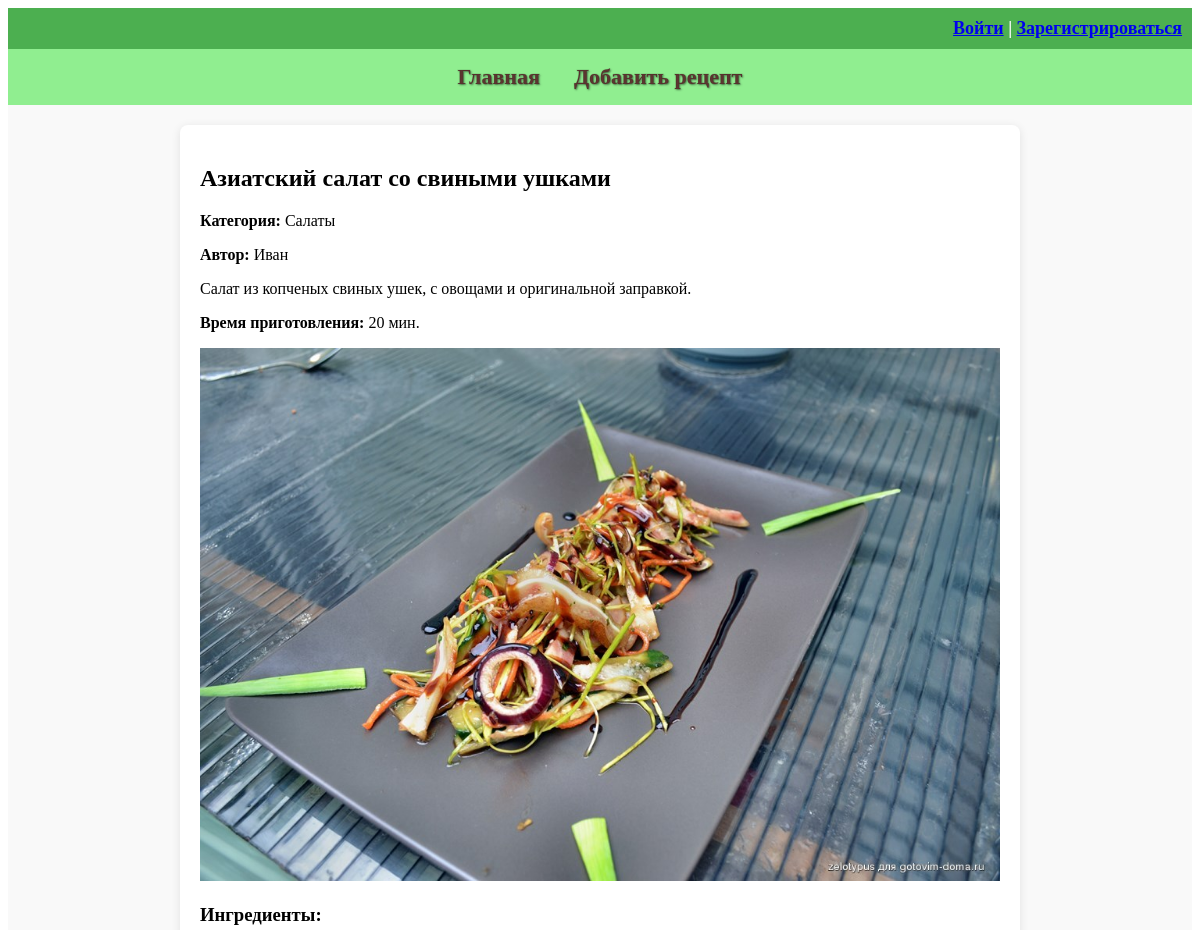
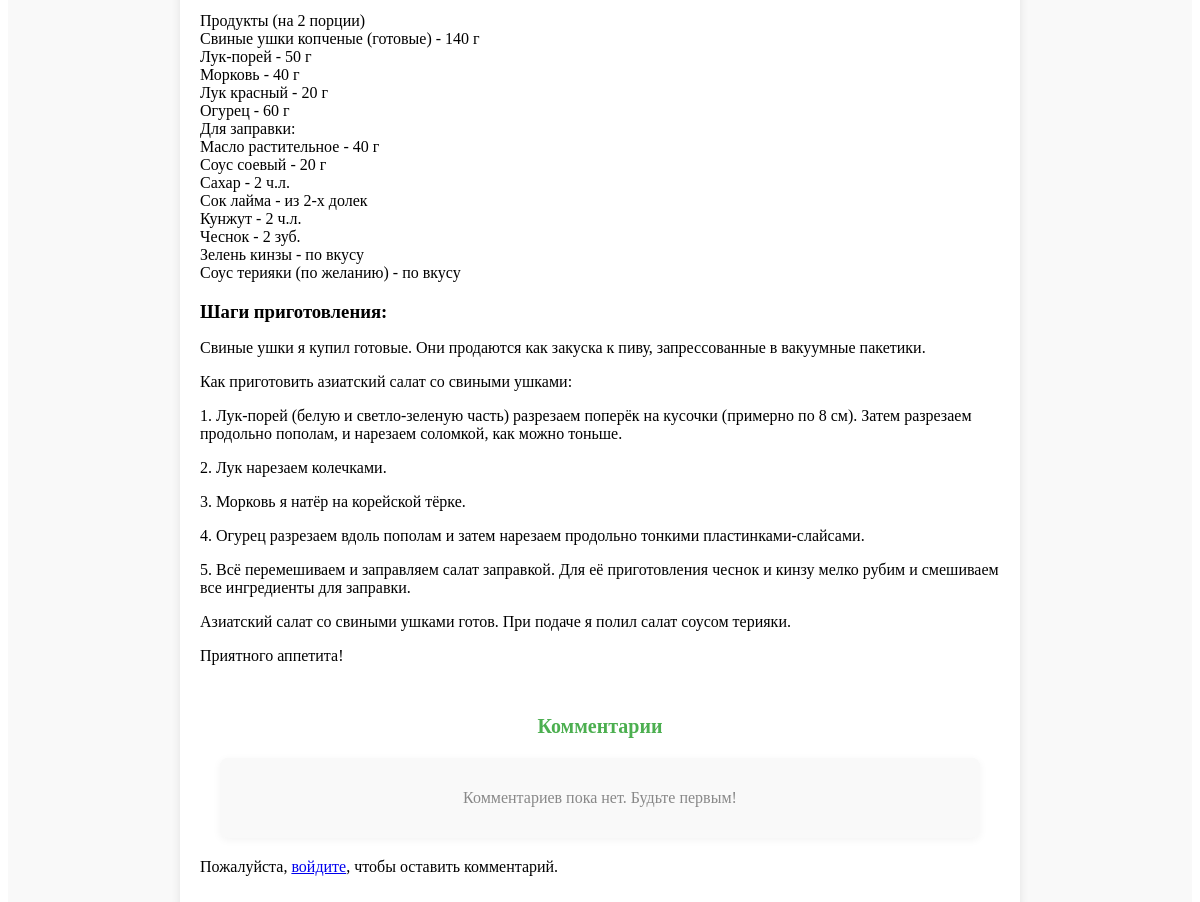
The app's page /recipe/27/ with its own data (2 pictures, top to bottom).
### recipe_app/models.py (models this page shows, shortened)
class Recipe(models.Model):
    title = models.CharField(max_length=100, verbose_name="Название блюда")  # Название рецепта
    description = models.TextField(verbose_name="Описание")  # Описание рецепта
    preparation_steps = models.TextField(verbose_name="Шаги приготовления")  # Шаги приготовления блюда
    preparation_time = models.PositiveIntegerField(verbose_name="Время приготовления в минутах")  # Время приготовления в минутах
    image = models.ImageField(upload_to='recipes/images/', verbose_name="Добавьте фото")  # Изображение рецепта
    author = models.ForeignKey(User, on_delete=models.CASCADE, verbose_name="Автор")  # Автор рецепта (связь с пользователем)
    categories = models.ManyToManyField(Category, through='RecipeCategory', verbose_name="Категория")  # Категории, связанные с рецептом через промежуточную модель
    ingredients = models.TextField(blank=True, null=True, verbose_name="Ингредиенты")  # Ингредиенты для рецепта, можно оставить пустым

class Category(models.Model):
    name = models.CharField(max_length=50)  # Поле для хранения имени категории, максимальная длина 50 символов

### recipe_app/views.py (the view, shortened to what this page needs)
# urls.py: path('recipe/<int:recipe_id>/', recipe_detail, name='recipe_detail'),  # Страница отдельного рецепта, в URL передается ID рецепта
def recipe_detail(request, recipe_id):
    recipe = get_object_or_404(Recipe, id=recipe_id)  # Получаем рецепт по ID или 404, если не найден
    comments = recipe.comments.order_by('-created_at')  # Получаем все комментарии к рецепту и сортируем по дате
    form = CommentForm()  # Создаем форму для нового комментария
    return render(request, 'recipes/recipe_detail.html', {'recipe': recipe, 'comments': comments, 'form': form}) # Отображаем рецепт с комментариями

### recipe_app/templates/recipes/recipe_detail.html (shortened to what this page needs)
{% extends 'base.html' %}
{% block content %}
<h2>{{ recipe.title }}</h2>
<p><strong>Категория:</strong>
    {% for category in recipe.categories.all %}
    {{ category.name }}{% if not forloop.last %}, {% endif %}
    {% endfor %}
</p>
<p><strong>Автор:</strong>
    {{ recipe.author.username }}
</p>
<p>{{ recipe.description }}</p>
<p><strong>Время приготовления:</strong> {{ recipe.preparation_time }} мин.</p>
<img src="{{ recipe.image.url }}" alt="{{ recipe.title }}">
{% if recipe.ingredients %}
<h3>Ингредиенты:</h3>
<p>{{ recipe.ingredients|linebreaks }}</p>
{% endif %}
<h3>Шаги приготовления:</h3>
<p>{{ recipe.preparation_steps|linebreaks }}</p>
<h2 class="comments-title">Комментарии</h2>
<div class="comments-container">
    {% for comment in comments %}
        <div class="comment">
            <p class="comment-author"><strong>{{ comment.author }}:</strong></p>
            <p class="comment-text">{{ comment.text }}</p>
            <p class="comment-date"><small>{{ comment.created_at }}</small></p>
        </div>
    {% empty %}
        <p class="no-comments">Комментариев пока нет. Будьте первым!</p>
    {% endfor %}
</div>
{% if user.is_authenticated %}
    <form method="post" class="comment-form">
        {% csrf_token %}
        <div>
            {{ form.as_p }}
        </div>
        <button type="submit" class="submit-comment-button">Отправить</button>
    </form>
{% else %}
    <p>Пожалуйста, <a href="{% url 'login' %}">войдите</a>, чтобы оставить комментарий.</p>
{% endif %}
{% endblock %}

### recipe_app/static/styles.css (style rules this page uses)
h3 { margin-bottom: 10px; }
img { max-width: 100%; height: auto; }
.comments-container { margin: 20px; padding: 15px; background-color: #f9f9f9; border-radius: 8px; box-shadow: 0 2px 8px rgba(0, 0, 0, 0.05); }
.comments-title { margin-top: 50px; text-align: center; font-size: 20px; color: #4CAF50; }
.no-comments { color: #888; text-align: center; }

### records on screen
Recipe: title "Азиатский салат со свиными ушками", author.username "Иван", description "Салат из копченых свиных ушек, с овощами и оригинальной заправкой.", preparation_time "20", image (picture), ingredients "Продукты (на 2 порции) Свиные ушки копченые (готовые) - 140 г Лук-порей - 50 г Морковь - 40 г Лук красный - 20 г Огурец - 60 г Для заправки: Масло растительное - 40 г Соус соевый - 20 г Сахар - 2 ч.л. Сок лайма - из 2-х долек Кунжут - 2 ч.л. Чеснок - 2 зуб. Зелень кинзы - по вкусу Соус терияки (по желанию) - по вкусу", preparation_steps "Свиные ушки я купил готовые. Они продаются как закуска к пиву, запрессованные в вакуумные пакетики. Как приготовить азиатский салат со свиными ушками: 1. Лук-порей (белую и светло-зеленую часть) разрезаем поперёк на кусочки (примерно по 8 см). Затем разрезаем продольно пополам, и нарезаем соломкой, как можно тоньше. 2. Лук нарезаем колечками. 3. Морковь я натёр на корейской тёрке. 4. Огурец разрезаем вдоль пополам и затем нарезаем продольно тонкими пластинками-слайсами. 5. Всё перемешиваем и заправляем салат заправкой. Для её приготовления чеснок и кинзу мелко рубим и смешиваем все ингредиенты для заправки. Азиатский салат со свиными ушками готов. При подаче я полил салат соусом терияки.…"
Category: name "Салаты"
